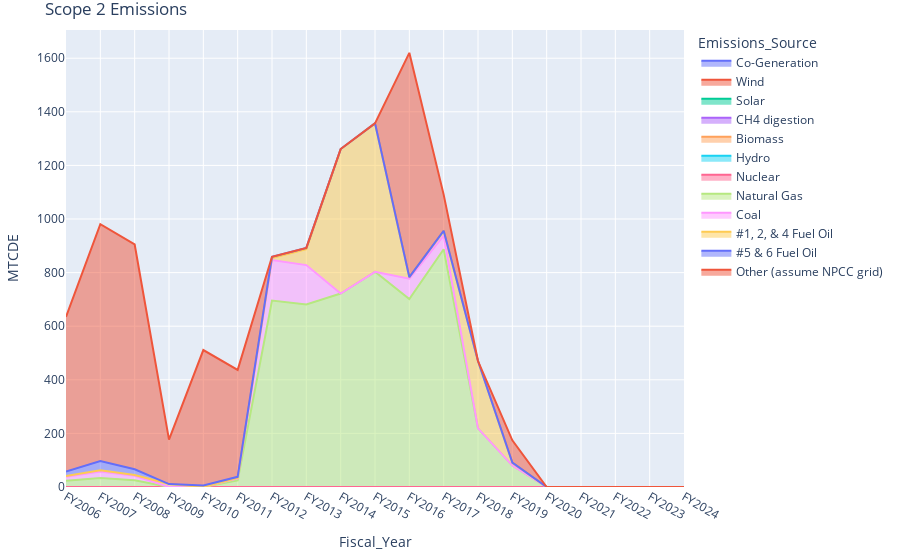

This figure's notebook cell:
### Code cell
fig = px.area(scope2, x= "Fiscal_Year",y="MTCDE", color= "Emissions_Source",title="Scope 2 Emissions")
fig.update_layout(margin=dict(l=20, r=20, t=30, b=20))
fig.show()

### Figure 1 — Plotly figure (JSON) as saved in the notebook; plotly's stock layout.template omitted (floating-point values rounded to 4 significant figures)
{"data": [{"fillpattern": {"shape": ""}, "hovertemplate": "Emissions_Source=Co-Generation<br>Fiscal_Year=%{x}<br>MTCDE=%{y}<extra></extra>", "legendgroup": "Co-Generation", "line": {"color": "#636efa"}, "marker": {"symbol": "circle"}, "mode": "lines", "name": "Co-Generation", "orientation": "v", "showlegend": true, "stackgroup": "1", "type": "scatter", "x": ["FY2006", "FY2007", "FY2008", "FY2009", "FY2010", "FY2011", "FY2012", "FY2013", "FY2014", "FY2015", "FY2016", "FY2017", "FY2018", "FY2019", "FY2020", "FY2021", "FY2022", "FY2023", "FY2024"], "xaxis": "x", "y": [0, 0, 0, 0, 0, 0, 0, 0, 0, 0, 0, 0, 0, 0, 0, 0, 0, 0, 0], "yaxis": "y"}, {"fillpattern": {"shape": ""}, "hovertemplate": "Emissions_Source=Wind<br>Fiscal_Year=%{x}<br>MTCDE=%{y}<extra></extra>", "legendgroup": "Wind", "line": {"color": "#EF553B"}, "marker": {"symbol": "circle"}, "mode": "lines", "name": "Wind", "orientation": "v", "showlegend": true, "stackgroup": "1", "type": "scatter", "x": ["FY2006", "FY2007", "FY2008", "FY2009", "FY2010", "FY2011", "FY2012", "FY2013", "FY2014", "FY2015", "FY2016", "FY2017", "FY2018", "FY2019", "FY2020", "FY2021", "FY2022", "FY2023", "FY2024"], "xaxis": "x", "y": [0, 0, 0, 0, 0, 0, 0, 0, 0, 0, 0, 0, 0, 0, 0, 0, 0, 0, 0], "yaxis": "y"}, {"fillpattern": {"shape": ""}, "hovertemplate": "Emissions_Source=Solar<br>Fiscal_Year=%{x}<br>MTCDE=%{y}<extra></extra>", "legendgroup": "Solar", "line": {"color": "#00cc96"}, "marker": {"symbol": "circle"}, "mode": "lines", "name": "Solar", "orientation": "v", "showlegend": true, "stackgroup": "1", "type": "scatter", "x": ["FY2006", "FY2007", "FY2008", "FY2009", "FY2010", "FY2011", "FY2012", "FY2013", "FY2014", "FY2015", "FY2016", "FY2017", "FY2018", "FY2019", "FY2020", "FY2021", "FY2022", "FY2023", "FY2024"], "xaxis": "x", "y": [0, 0, 0, 0, 0, 0, 0, 0, 0, 0, 0, 0, 0, 0, 0, 0, 0, 0, 0], "yaxis": "y"}, {"fillpattern": {"shape": ""}, "hovertemplate": "Emissions_Source=CH4 digestion<br>Fiscal_Year=%{x}<br>MTCDE=%{y}<extra></extra>", "legendgroup": "CH4 digestion", "line": {"color": "#ab63fa"}, "marker": {"symbol": "circle"}, "mode": "lines", "name": "CH4 digestion", "orientation": "v", "showlegend": true, "stackgroup": "1", "type": "scatter", "x": ["FY2006", "FY2007", "FY2008", "FY2009", "FY2010", "FY2011", "FY2012", "FY2013", "FY2014", "FY2015", "FY2016", "FY2017", "FY2018", "FY2019", "FY2020", "FY2021", "FY2022", "FY2023", "FY2024"], "xaxis": "x", "y": [0, 0, 0, 0, 0, 0, 0, 0, 0, 0, 0, 0, 0, 0, 0, 0, 0, 0, 0], "yaxis": "y"}, {"fillpattern": {"shape": ""}, "hovertemplate": "Emissions_Source=Biomass<br>Fiscal_Year=%{x}<br>MTCDE=%{y}<extra></extra>", "legendgroup": "Biomass", "line": {"color": "#FFA15A"}, "marker": {"symbol": "circle"}, "mode": "lines", "name": "Biomass", "orientation": "v", "showlegend": true, "stackgroup": "1", "type": "scatter", "x": ["FY2006", "FY2007", "FY2008", "FY2009", "FY2010", "FY2011", "FY2012", "FY2013", "FY2014", "FY2015", "FY2016", "FY2017", "FY2018", "FY2019", "FY2020", "FY2021", "FY2022", "FY2023", "FY2024"], "xaxis": "x", "y": [0, 0, 0, 0, 0, 0, 0, 0, 0, 0, 0, 0, 0, 0, 0, 0, 0, 0, 0], "yaxis": "y"}, {"fillpattern": {"shape": ""}, "hovertemplate": "Emissions_Source=Hydro<br>Fiscal_Year=%{x}<br>MTCDE=%{y}<extra></extra>", "legendgroup": "Hydro", "line": {"color": "#19d3f3"}, "marker": {"symbol": "circle"}, "mode": "lines", "name": "Hydro", "orientation": "v", "showlegend": true, "stackgroup": "1", "type": "scatter", "x": ["FY2006", "FY2007", "FY2008", "FY2009", "FY2010", "FY2011", "FY2012", "FY2013", "FY2014", "FY2015", "FY2016", "FY2017", "FY2018", "FY2019", "FY2020", "FY2021", "FY2022", "FY2023", "FY2024"], "xaxis": "x", "y": [0, 0, 0, 0, 0, 0, 0, 0, 0, 0, 0, 0, 0, 0, 0, 0, 0, 0, 0], "yaxis": "y"}, {"fillpattern": {"shape": ""}, "hovertemplate": "Emissions_Source=Nuclear<br>Fiscal_Year=%{x}<br>MTCDE=%{y}<extra></extra>", "legendgroup": "Nuclear", "line": {"color": "#FF6692"}, "marker": {"symbol": "circle"}, "mode": "lines", "name": "Nuclear", "orientation": "v", "showlegend": true, "stackgroup": "1", "type": "scatter", "x": ["FY2006", "FY2007", "FY2008", "FY2009", "FY2010", "FY2011", "FY2012", "FY2013", "FY2014", "FY2015", "FY2016", "FY2017", "FY2018", "FY2019", "FY2020", "FY2021", "FY2022", "FY2023", "FY2024"], "xaxis": "x", "y": [0, 0, 0, 0, 0, 0, 0, 0, 0, 0, 0, 0, 0, 0, 0, 0, 0, 0, 0], "yaxis": "y"}, {"fillpattern": {"shape": ""}, "hovertemplate": "Emissions_Source=Natural Gas<br>Fiscal_Year=%{x}<br>MTCDE=%{y}<extra></extra>", "legendgroup": "Natural Gas", "line": {"color": "#B6E880"}, "marker": {"symbol": "circle"}, "mode": "lines", "name": "Natural Gas", "orientation": "v", "showlegend": true, "stackgroup": "1", "type": "scatter", "x": ["FY2006", "FY2007", "FY2008", "FY2009", "FY2010", "FY2011", "FY2012", "FY2013", "FY2014", "FY2015", "FY2016", "FY2017", "FY2018", "FY2019", "FY2020", "FY2021", "FY2022", "FY2023", "FY2024"], "xaxis": "x", "y": [23, 34, 25, 0, 0, 25, 696, 681, 722, 803, 701, 887, 219, 80, 0, 0, 0, 0, 0], "yaxis": "y"}, {"fillpattern": {"shape": ""}, "hovertemplate": "Emissions_Source=Coal<br>Fiscal_Year=%{x}<br>MTCDE=%{y}<extra></extra>", "legendgroup": "Coal", "line": {"color": "#FF97FF"}, "marker": {"symbol": "circle"}, "mode": "lines", "name": "Coal", "orientation": "v", "showlegend": true, "stackgroup": "1", "type": "scatter", "x": ["FY2006", "FY2007", "FY2008", "FY2009", "FY2010", "FY2011", "FY2012", "FY2013", "FY2014", "FY2015", "FY2016", "FY2017", "FY2018", "FY2019", "FY2020", "FY2021", "FY2022", "FY2023", "FY2024"], "xaxis": "x", "y": [15, 24, 17, 0, 0, 7, 151, 147, 0, 0, 76, 51, 0, 0, 0, 0, 0, 0, 0], "yaxis": "y"}, {"fillpattern": {"shape": ""}, "hovertemplate": "Emissions_Source=#1, 2, & 4 Fuel Oil<br>Fiscal_Year=%{x}<br>MTCDE=%{y}<extra></extra>", "legendgroup": "#1, 2, & 4 Fuel Oil", "line": {"color": "#FECB52"}, "marker": {"symbol": "circle"}, "mode": "lines", "name": "#1, 2, & 4 Fuel Oil", "orientation": "v", "showlegend": true, "stackgroup": "1", "type": "scatter", "x": ["FY2006", "FY2007", "FY2008", "FY2009", "FY2010", "FY2011", "FY2012", "FY2013", "FY2014", "FY2015", "FY2016", "FY2017", "FY2018", "FY2019", "FY2020", "FY2021", "FY2022", "FY2023", "FY2024"], "xaxis": "x", "y": [3, 4, 3, 11, 0, 2, 7, 59, 539, 554, 6, 18, 251, 11, 0, 0, 0, 0, 0], "yaxis": "y"}, {"fillpattern": {"shape": ""}, "hovertemplate": "Emissions_Source=#5 & 6 Fuel Oil<br>Fiscal_Year=%{x}<br>MTCDE=%{y}<extra></extra>", "legendgroup": "#5 & 6 Fuel Oil", "line": {"color": "#636efa"}, "marker": {"symbol": "circle"}, "mode": "lines", "name": "#5 & 6 Fuel Oil", "orientation": "v", "showlegend": true, "stackgroup": "1", "type": "scatter", "x": ["FY2006", "FY2007", "FY2008", "FY2009", "FY2010", "FY2011", "FY2012", "FY2013", "FY2014", "FY2015", "FY2016", "FY2017", "FY2018", "FY2019", "FY2020", "FY2021", "FY2022", "FY2023", "FY2024"], "xaxis": "x", "y": [17, 35, 21, 0, 6, 4, 5, 5, 0, 0, 0, 0, 0, 0, 0, 0, 0, 0, 0], "yaxis": "y"}, {"fillpattern": {"shape": ""}, "hovertemplate": "Emissions_Source=Other (assume NPCC grid)<br>Fiscal_Year=%{x}<br>MTCDE=%{y}<extra></extra>", "legendgroup": "Other (assume NPCC grid)", "line": {"color": "#EF553B"}, "marker": {"symbol": "circle"}, "mode": "lines", "name": "Other (assume NPCC grid)", "orientation": "v", "showlegend": true, "stackgroup": "1", "type": "scatter", "x": ["FY2006", "FY2007", "FY2008", "FY2009", "FY2010", "FY2011", "FY2012", "FY2013", "FY2014", "FY2015", "FY2016", "FY2017", "FY2018", "FY2019", "FY2020", "FY2021", "FY2022", "FY2023", "FY2024"], "xaxis": "x", "y": [577, 884, 839, 166, 505, 399, 0, 0, 0, 0, 837, 135, 0, 83, 0, 0, 0, 0, 0], "yaxis": "y"}], "layout": {"legend": {"title": {"text": "Emissions_Source"}, "tracegroupgap": 0}, "margin": {"b": 20, "l": 20, "r": 20, "t": 30}, "title": {"text": "Scope 2 Emissions"}, "xaxis": {"anchor": "y", "domain": [0, 1], "title": {"text": "Fiscal_Year"}}, "yaxis": {"anchor": "x", "domain": [0, 1], "title": {"text": "MTCDE"}}}}
